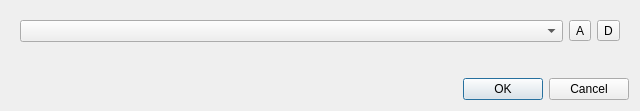
<?xml version="1.0" encoding="UTF-8"?>
<ui version="4.0">
 <class>ServerSelection</class>
 <widget class="QDialog" name="ServerSelection">
  <property name="geometry">
   <rect>
    <x>0</x>
    <y>0</y>
    <width>640</width>
    <height>111</height>
   </rect>
  </property>
  <property name="minimumSize">
   <size>
    <width>640</width>
    <height>0</height>
   </size>
  </property>
  <property name="windowTitle">
   <string>Serverauswahl</string>
  </property>
  <layout class="QVBoxLayout" name="verticalLayout">
   <item>
    <widget class="QWidget" name="widget" native="true">
     <layout class="QGridLayout" name="gridLayout">
      <item row="0" column="0">
       <widget class="QComboBox" name="server_box"/>
      </item>
      <item row="0" column="1">
       <widget class="QToolButton" name="new_button">
        <property name="text">
         <string>A</string>
        </property>
        <property name="icon">
         <iconset theme="gtk-new"/>
        </property>
       </widget>
      </item>
      <item row="0" column="2">
       <widget class="QToolButton" name="delete_button">
        <property name="text">
         <string>D</string>
        </property>
        <property name="icon">
         <iconset theme="gtk-delete"/>
        </property>
       </widget>
      </item>
     </layout>
    </widget>
   </item>
   <item>
    <spacer name="verticalSpacer">
     <property name="orientation">
      <enum>Qt::Vertical</enum>
     </property>
     <property name="sizeHint" stdset="0">
      <size>
       <width>20</width>
       <height>40</height>
      </size>
     </property>
    </spacer>
   </item>
   <item>
    <widget class="QDialogButtonBox" name="buttonBox">
     <property name="orientation">
      <enum>Qt::Horizontal</enum>
     </property>
     <property name="standardButtons">
      <set>QDialogButtonBox::Cancel|QDialogButtonBox::Ok</set>
     </property>
    </widget>
   </item>
  </layout>
 </widget>
 <resources/>
 <connections>
  <connection>
   <sender>buttonBox</sender>
   <signal>accepted()</signal>
   <receiver>ServerSelection</receiver>
   <slot>accept()</slot>
   <hints>
    <hint type="sourcelabel">
     <x>248</x>
     <y>254</y>
    </hint>
    <hint type="destinationlabel">
     <x>157</x>
     <y>274</y>
    </hint>
   </hints>
  </connection>
  <connection>
   <sender>buttonBox</sender>
   <signal>rejected()</signal>
   <receiver>ServerSelection</receiver>
   <slot>reject()</slot>
   <hints>
    <hint type="sourcelabel">
     <x>316</x>
     <y>260</y>
    </hint>
    <hint type="destinationlabel">
     <x>286</x>
     <y>274</y>
    </hint>
   </hints>
  </connection>
 </connections>
</ui>
